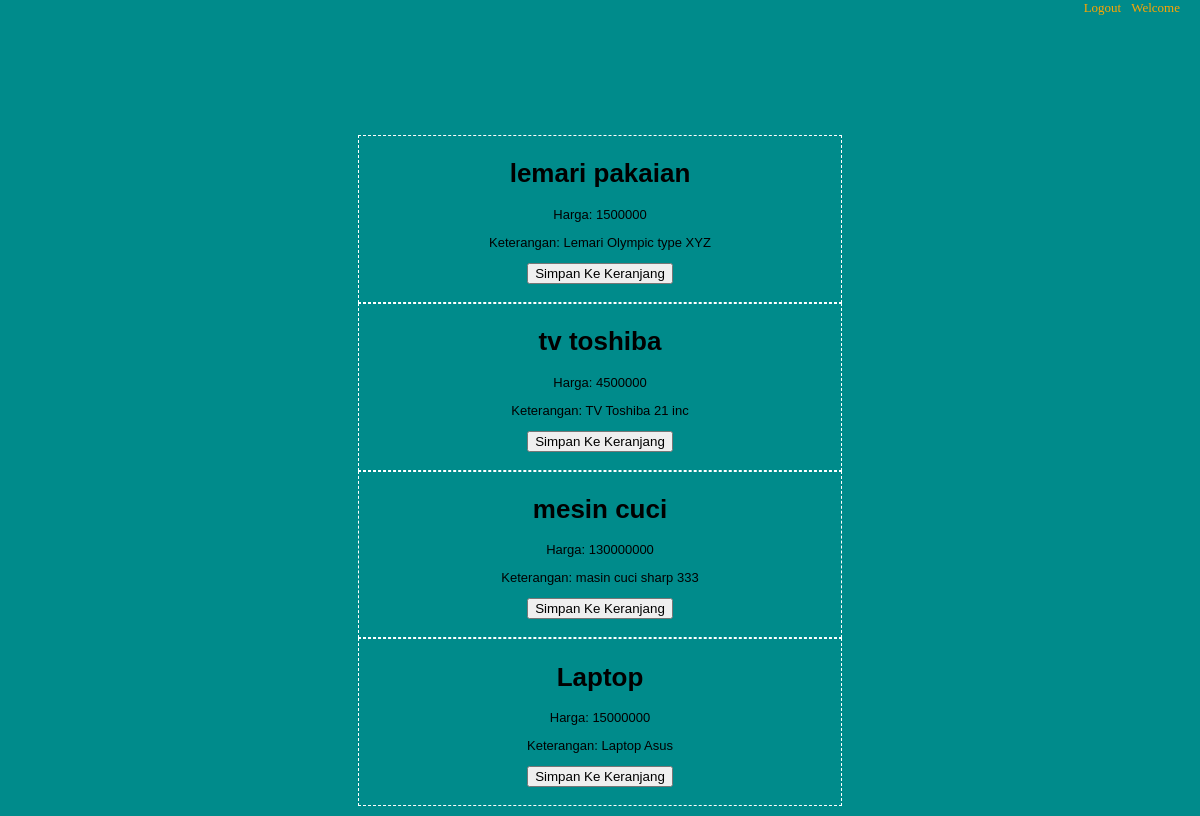
The page / on the database its author committed.
### tables this page shows
CREATE TABLE IF NOT EXISTS `produk` (
  `id_produk` int(11) NOT NULL,
  `nm_produk` varchar(255) DEFAULT NULL,
  `harga` varchar(255) DEFAULT NULL,
  `id_jenis` int(11) DEFAULT NULL,
  `stok` int(11) DEFAULT NULL,
  `keterangan` text
);

### home.php (the view, shortened to what this page needs)
<div class="left">
		<?php
			$sql = 'SELECT produk.*, jenis.nm_jenis FROM produk
					INNER JOIN jenis ON jenis.id_jenis = produk.id_jenis';
			$row = $koneksi -> prepare($sql);
			$row -> execute();
			$hasil = $row -> fetchAll();
		?>
		<?php foreach($hasil as $isi){ ?>
		<div class="box">
			<div class="post">
				<h1><?php echo $isi['nm_produk']; ?></h1>
				<p>Harga: <?php echo $isi['harga']; ?></p>
				<p>Keterangan: <?php echo $isi['keterangan']; ?></p>
				<form method="POST" action="keranjang_proses.php">
					<input type="submit" name="proses" value="Simpan Ke Keranjang" />
				</form>
			</div>
		</div>
		<?php }?>
	</div>

### header.php (shortened to what this page needs)
<html>
	<head>
		<link rel="stylesheet" href="asset/css/style.css" />
	</head>
	<body>
	<header>
		<div class="header-top">
			<ul class="welcome">
				<li><a href="../logout.php">Logout</a></li>
				<li>
				Welcome
				<a href="user.php?id=<?php echo $_SESSION['rentalmobil']['id_user']?>">
				</a>
				</li>
			</ul>
		</div>
	</header>

### index.php
<?php require 'koneksi.php'; ?>
<?php include_once 'header.php'; ?>
<?php
	if(!empty($_GET)){
		echo 'OKE';
	}
	else{
	include_once 'home.php';
	}
?>
<?php include_once 'footer.php'; ?>

### footer.php (shortened to what this page needs)
	</body>
</html>

### asset/css/style.css (style rules this page uses)
body { margin: auto; padding: 0; font-size: 13px; font-family: arial; }
header { width: 100%; height: auto; margin: 0 auto; padding: 0; }
.header-top, .header-bottom { width: 100%; height: auto; margin: 0; padding: 0; }
.header-top { height: 125px; background: #008B8B; }
.header-top .welcome { float: right; list-style: none; margin: 0; padding: 0; color:white; font-family:Maiandra GD; }
.header-top .welcome a { color:white; }
.header-top .welcome li { float: left; margin: 0; padding: 0; color:#FFA500; }
.header-top .welcome li a { text-decoration: none; margin: 0; padding: 0 10px; color:#FFA500; }
.left { padding:10px; margin: 0 auto; background:#008B8B; }
.post { border: 1px dashed #fff; padding:5px; background:#008B8B; margin: 0 auto; width:40%; text-align:center; }

### rows shown on the page
produk: nm_produk "lemari pakaian", harga "1500000", keterangan "Lemari Olympic type XYZ"
produk: nm_produk "tv toshiba", harga "4500000", keterangan "TV Toshiba 21 inc"
produk: nm_produk "mesin cuci", harga "130000000", keterangan "masin cuci sharp 333"
produk: nm_produk "Laptop", harga "15000000", keterangan "Laptop Asus"
